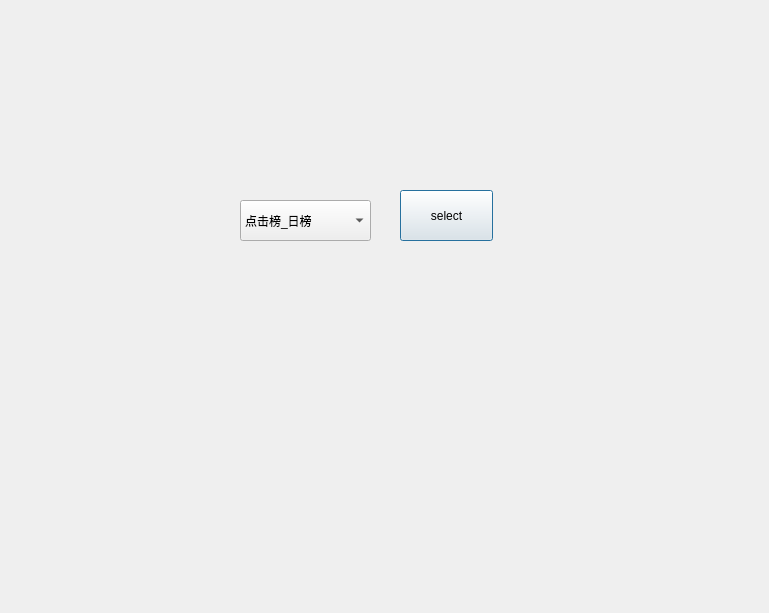
<?xml version="1.0" encoding="UTF-8"?>
<ui version="4.0">
 <class>Dialog_Web</class>
 <widget class="QDialog" name="Dialog_Web">
  <property name="geometry">
   <rect>
    <x>0</x>
    <y>0</y>
    <width>769</width>
    <height>613</height>
   </rect>
  </property>
  <property name="windowTitle">
   <string>Dialog</string>
  </property>
  <widget class="QPushButton" name="btn_select">
   <property name="geometry">
    <rect>
     <x>400</x>
     <y>190</y>
     <width>93</width>
     <height>51</height>
    </rect>
   </property>
   <property name="text">
    <string>select</string>
   </property>
  </widget>
  <widget class="QComboBox" name="comboBox">
   <property name="geometry">
    <rect>
     <x>240</x>
     <y>200</y>
     <width>131</width>
     <height>41</height>
    </rect>
   </property>
   <item>
    <property name="text">
     <string>点击榜_日榜</string>
    </property>
   </item>
   <item>
    <property name="text">
     <string>2</string>
    </property>
   </item>
   <item>
    <property name="text">
     <string>3</string>
    </property>
   </item>
   <item>
    <property name="text">
     <string>4</string>
    </property>
   </item>
   <item>
    <property name="text">
     <string>5</string>
    </property>
   </item>
   <item>
    <property name="text">
     <string>6</string>
    </property>
   </item>
   <item>
    <property name="text">
     <string>7</string>
    </property>
   </item>
  </widget>
 </widget>
 <resources/>
 <connections/>
</ui>
